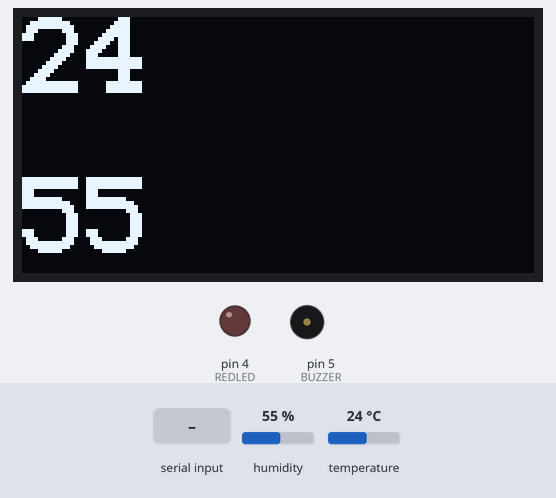
This sketch was run on a simulated Arduino Uno, built with avr-gcc and run on an emulated ATmega328P. Parts: 128×64 one-colour display, output pins drawn as LEDs (lit = HIGH), buzzer (waves = sounding, pin HIGH). The test bench sets the inputs (shaded band); at power-on: humidity 55 %, temperature 24 °C. What the sketch prints to the serial monitor is not drawn.

Above: at 1.2 s.
1.3 s: byte 1 (1) received over Serial
At 2.3 s:
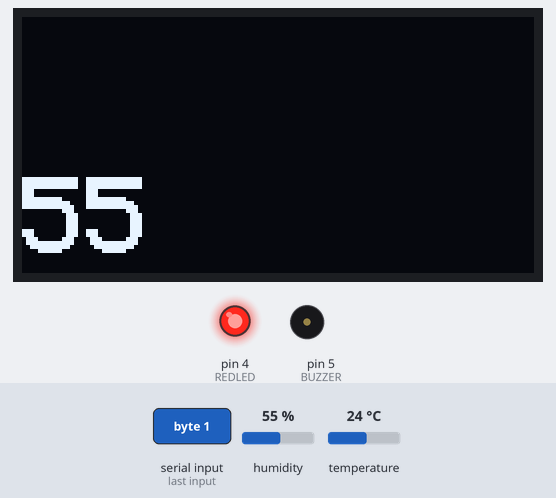
4.0 s: byte 2 (2) received over Serial
At 4.9 s:
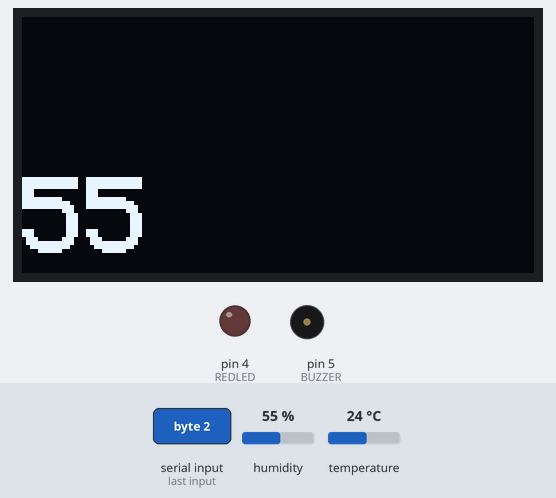
6.0 s: byte 3 (3) received over Serial
At 7.5 s:
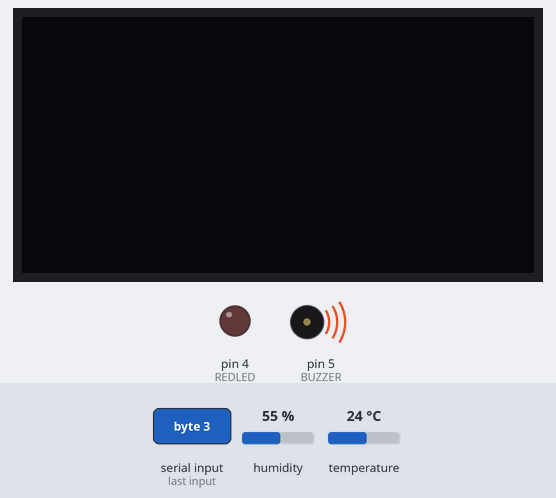
7.8 s: humidity set to 22 %
At 10.0 s:
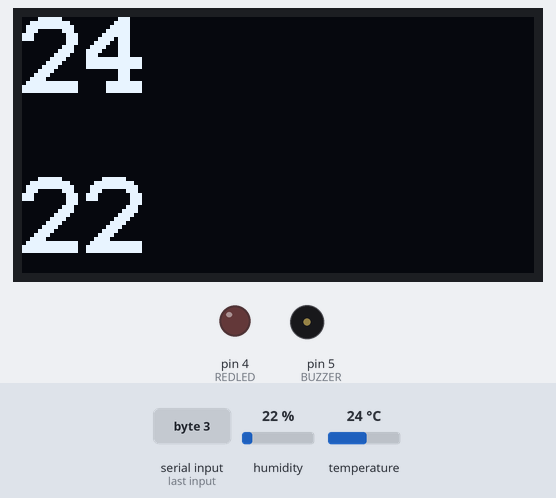
10.5 s: temperature set to 12 °C
At 11.9 s:
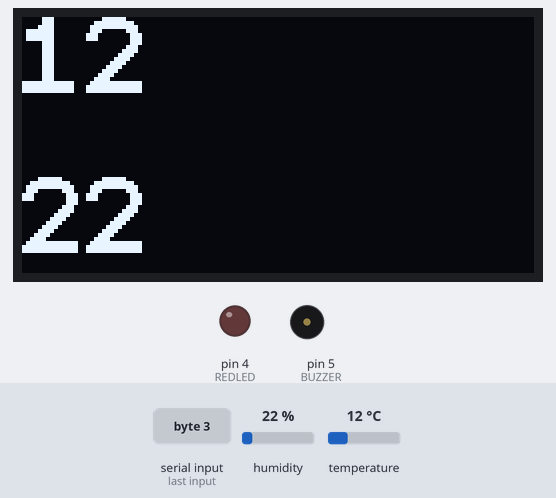
13.0 s: humidity set to 40 %
At 15.0 s:
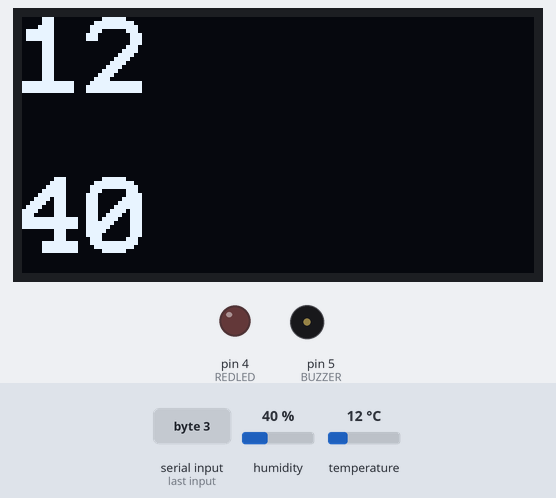
Timing chart, 0 to 16.5 s (numbered marks = the images above; inputs shaded):
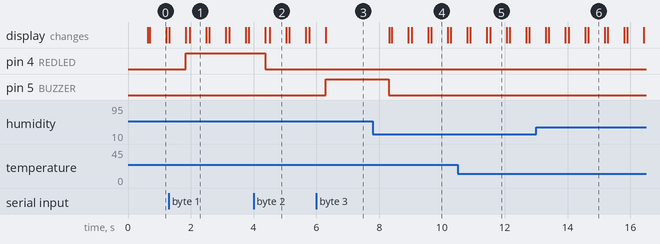

The sketch:

ArduinoHandler.ino
```cpp
#include "DHT.h"
#include <U8x8lib.h>
#define DHTPIN A2
#define DHTTYPE DHT11   // DHT 11
#define REDLED 4
#define BUZZER 5

DHT dht(DHTPIN, DHTTYPE);
boolean counter = true;
auto display = U8X8_SSD1306_128X64_NONAME_HW_I2C(U8X8_PIN_NONE);
void setup() {
  Serial.begin(9600);
  dht.begin();
 display.begin();
 display.setFlipMode(0);
 display.clearDisplay();
 display.setFont(u8x8_font_profont29_2x3_r); // set font
 pinMode(REDLED, OUTPUT);
 pinMode(BUZZER, OUTPUT);
}
void loop() {

  delay(500);
  display.clear();

  byte h = dht.readHumidity();
  byte t = dht.readTemperature();
  int ha = dht.readHumidity();
  int ta = dht.readTemperature();
  const auto receivedData = Serial.read();

  //Inputs
  if (receivedData == 1){
    digitalWrite(REDLED,HIGH);
    display.setCursor(0,10);
    display.print("ON");}
  if (receivedData == 2){
    digitalWrite(REDLED,LOW);
    display.setCursor(0,10);
    display.print("OFF");}
  if (receivedData == 3){
    digitalWrite(BUZZER,HIGH);
    delay(2000);
     digitalWrite(BUZZER,LOW);
  }

  //Outputs
  if (isnan(h) || isnan(t)) {return;}
  display.print(ta);
  display.setCursor(0,5);
  display.print(ha);


  if(counter){
    Serial.write(ta);
    counter = false;
  } else {
    Serial.write(ha);
    counter = true;
  }


}
```

Measured:
- after the input at 1.3 s, pin 4 (REDLED): LOW → HIGH after 0.55 s; the display: first differs from a run without the input after 0.67 s (image 1)
- after the input at 4.0 s, pin 4 (REDLED): HIGH → LOW after 0.37 s; the display: first differs from a run without the input after 0.52 s (image 2)
- after the input at 6.0 s, pin 5 (BUZZER): LOW → HIGH after 0.30 s
- after the input at 10.5 s, the display: first differs from a run without the input after 1.0 s (image 5)
- what the display in image 0 shows lasts 0.5 s, from 0.7 s to 1.2 s
